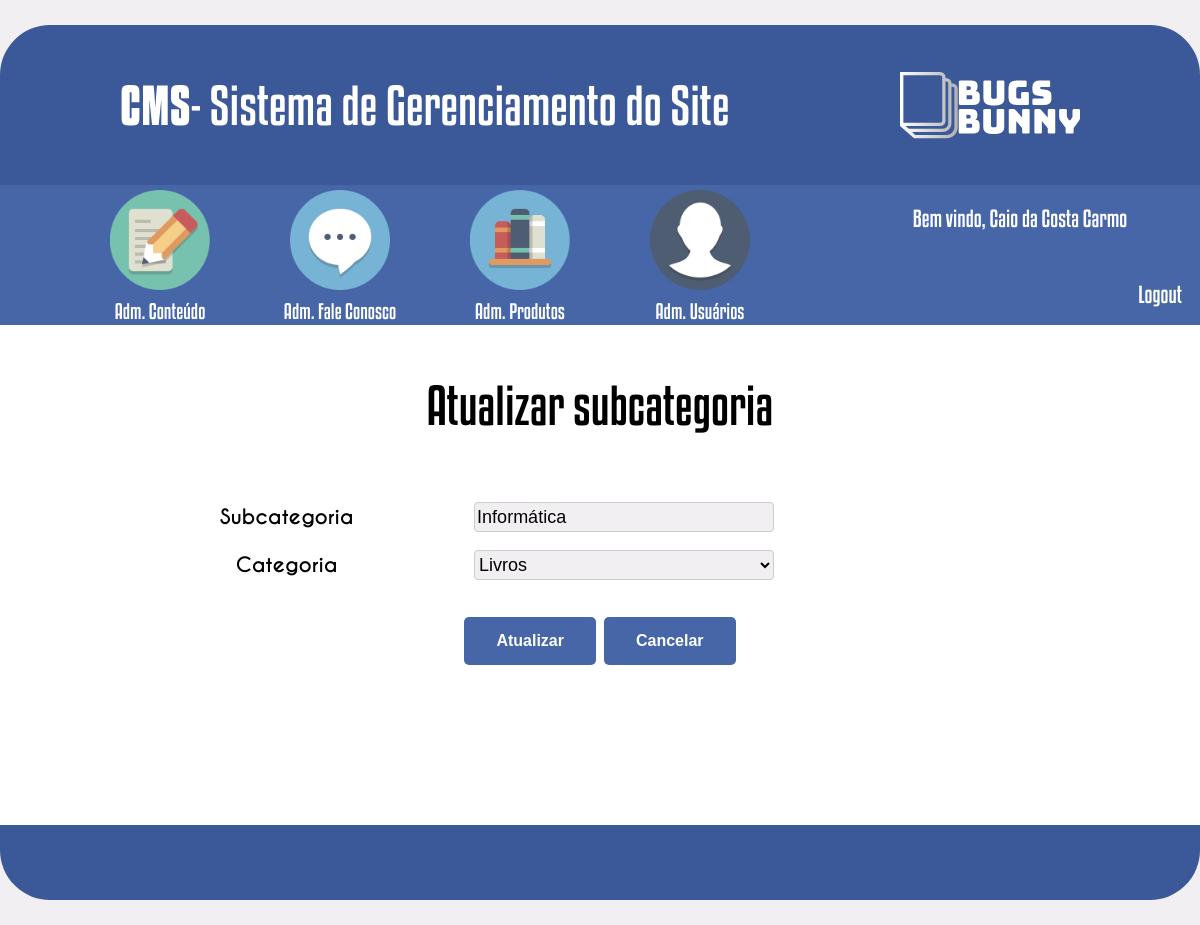
The app's page /cms/formulario_subcategoria.php?id=1 (signed in), older data.
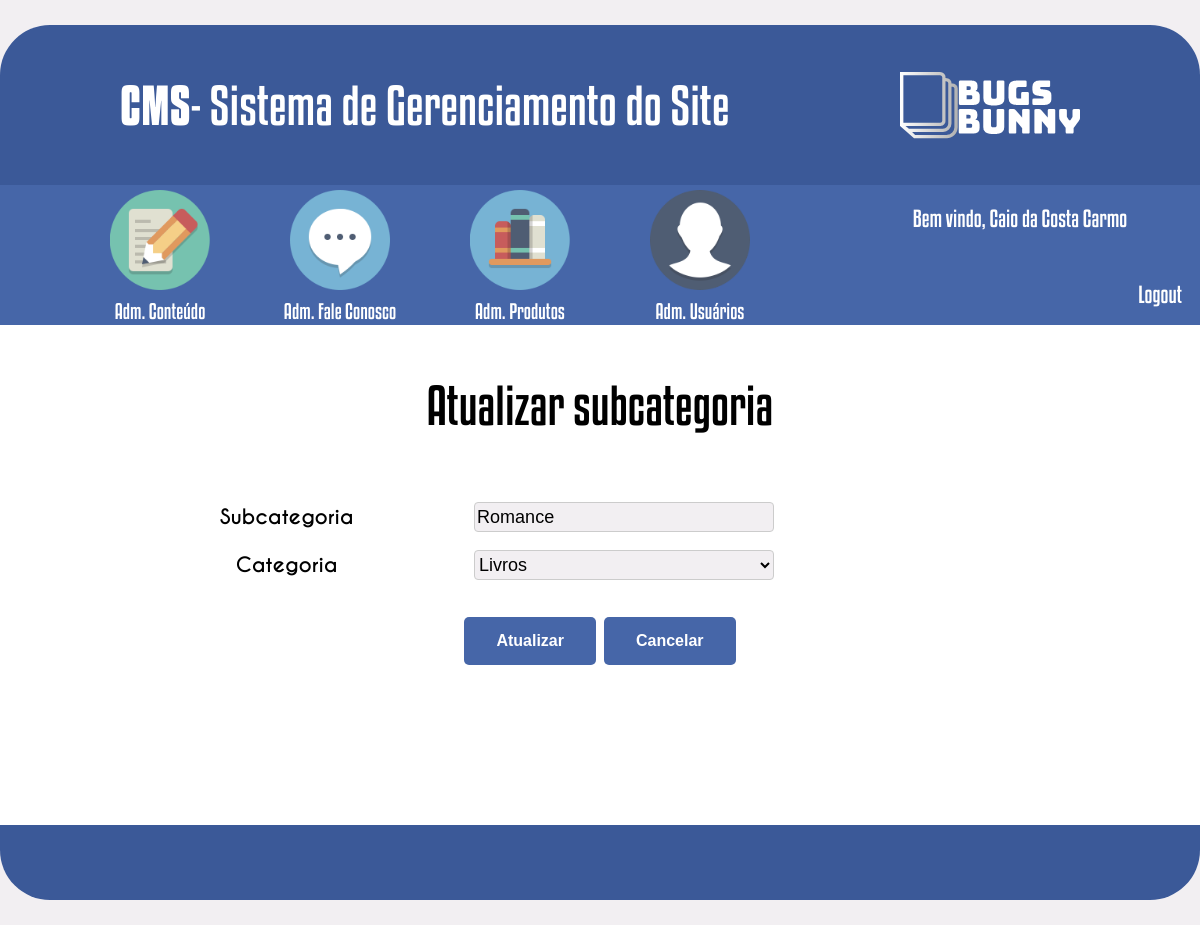
The same page, newer data.
### tables this page shows
CREATE TABLE `tbl_subcategoria` (
  `idSubcategoria` int(11) NOT NULL AUTO_INCREMENT,
  `subcategoria` varchar(50) NOT NULL,
  `idCategoria` int(11) NOT NULL,
  `status` int(11) NOT NULL,
  PRIMARY KEY (`idSubcategoria`),
  KEY `FK_tbl_subcategoria_tbl_categoria_idx` (`idCategoria`),
  CONSTRAINT `FK_tbl_subcategoria_tbl_categoria` FOREIGN KEY (`idCategoria`) REFERENCES `tbl_categoria` (`idcategoria`)
);

### verificar_autenticacao.php (called while the page is built, shortened)
<?php
    function verificarAutentica(){
    $conexao = conexaoBD();
    if(isset($_SESSION['idUser'])){
        $idUser = $_SESSION['idUser'];
        $sql = "SELECT * FROM tbl_usuario WHERE idUsuario =".$idUser;
        $select  = mysqli_query($conexao, $sql);
        $rsUser = mysqli_fetch_array($select);
    }else
        header('location:../index.php');
        return $rsUser;
    }
?>

### cms/formulario_subcategoria.php (the view, shortened to what this page needs)
<?php
    require_once('../verificar_autenticacao.php');
    $rsUser = verificarAutentica();
    $conexao = conexaoBD();
    $tituloPagina = "Cadastrar subcategoria";
    $botao = "Salvar";
    if(isset($_GET['id'])){
        $idSubcategoria = $_GET['id'];
        $tituloPagina = "Atualizar subcategoria";
        $botao = "Atualizar";
        $sql = "SELECT * FROM tbl_subcategoria WHERE idSubcategoria =".$idSubcategoria;
        $select  = mysqli_query($conexao, $sql);
        if($rsSubategoria = mysqli_fetch_array($select)){
            $subcategoria = $rsSubategoria['subcategoria'];
            $idCategoria =  $rsSubategoria['idCategoria'];
        }
    }
?>
<!DOCTYPE html>
<html>
<head>
    <link rel="stylesheet" type="text/css" href="css/style.css">
</head>
<body>
    <header>
        <div id="caixa_cabecalho">
            <div id="titulo_pagina">
                <span id="negrito">CMS</span> - Sistema de Gerenciamento do Site
            </div>
            <div id="logo_pagina"></div>
        </div>
        <div id="caixa_menu">
            <nav id="menu_principal">
                <div class="itens_menu">
                    <a href="adm_conteudo.php">
                        <img class="imagens_menu" src="imagens/adm_conteudo.png">
                    </a>
                    <div class="titulo_menu">Adm. Conteúdo</div>
                </div>
                <div class="itens_menu">
                    <a href="adm_fale_conosco.php">
                        <img class="imagens_menu" src="imagens/adm_fale_conosco.png">
                    </a>
                    <div class="titulo_menu">Adm. Fale Conosco</div>
                </div>
                <div class="itens_menu">
                    <a href="adm_produtos.php">
                        <img class="imagens_menu" src="imagens/adm_produtos.png">
                    </a>
                    <div class="titulo_menu">Adm. Produtos</div>
                </div>
                <div class="itens_menu">
                    <a href="adm_users.php">
                        <img class="imagens_menu" src="imagens/adm_usuarios.png">
                    </a>
                    <div class="titulo_menu">Adm. Usuários</div>
                </div>
            </nav>
            <div id="area_logout">
                <div id="boas_vindas">Bem vindo,
                    <?= $rsUser['nome'] ?>
                </div>
                <div id="logout"><a href="index.php?logout">Logout</a></div>
            </div>
        </div>
    </header>
    <div id="principal_form_adm_niveis">
        <div id="titulo_form_adm_niveis">
            <?= $tituloPagina ?>
        </div>
        <form action="formulario_subcategoria.php" method="post">
            <div id="caixa_form_adm_niveis">
                <table class="tabela_formulario">
                    <tr>
                        <td class="td_esquerda">
                            <label>Subcategoria</label>
                        </td>
                        <td>
                            <input maxlength="30" name="txtSubcategoria" class="dados" type="text" value="<?= @$subcategoria ?>" required>
                        </td>
                    </tr>
                    <tr>
                        <td class="td_esquerda">
                            <label>Categoria</label>
                        </td>
                        <td>
                            <select class="dados" name="slt_categoria">
                                <?php
                                $sql = "SELECT * FROM tbl_categoria WHERE status = 0";
                                $select  = mysqli_query($conexao, $sql);
                                while($rsCategoria = mysqli_fetch_array($select)){
                                if($rsCategoria['idCategoria'] == $idCategoria )
									$selected = "selected";
								else
									$selected = "";
                                    ?>
                                <option value="<?= $rsCategoria['idCategoria'] ?>" <?=@$selected ?>>
                                    <?= $rsCategoria['categoria'] ?>
                                </option>
                                <?php } ?>
                            </select>
                        </td>
                    </tr>
                </table>
            </div>
            <div id="area_botao">
                <input type="submit" name="btnSalvar" value="<?= $botao ?>" class="button">
                <a href="adm_subcategoria.php">
                    <input type="button" value="Cancelar" class="button">
                </a>
            </div>
        </form>
    </div>
    <footer></footer>
</body>
</html>

Row changes from the older to the newer data that the page shows:
changed tbl_subcategoria: txtSubcategoria "Informática" → "Romance"
